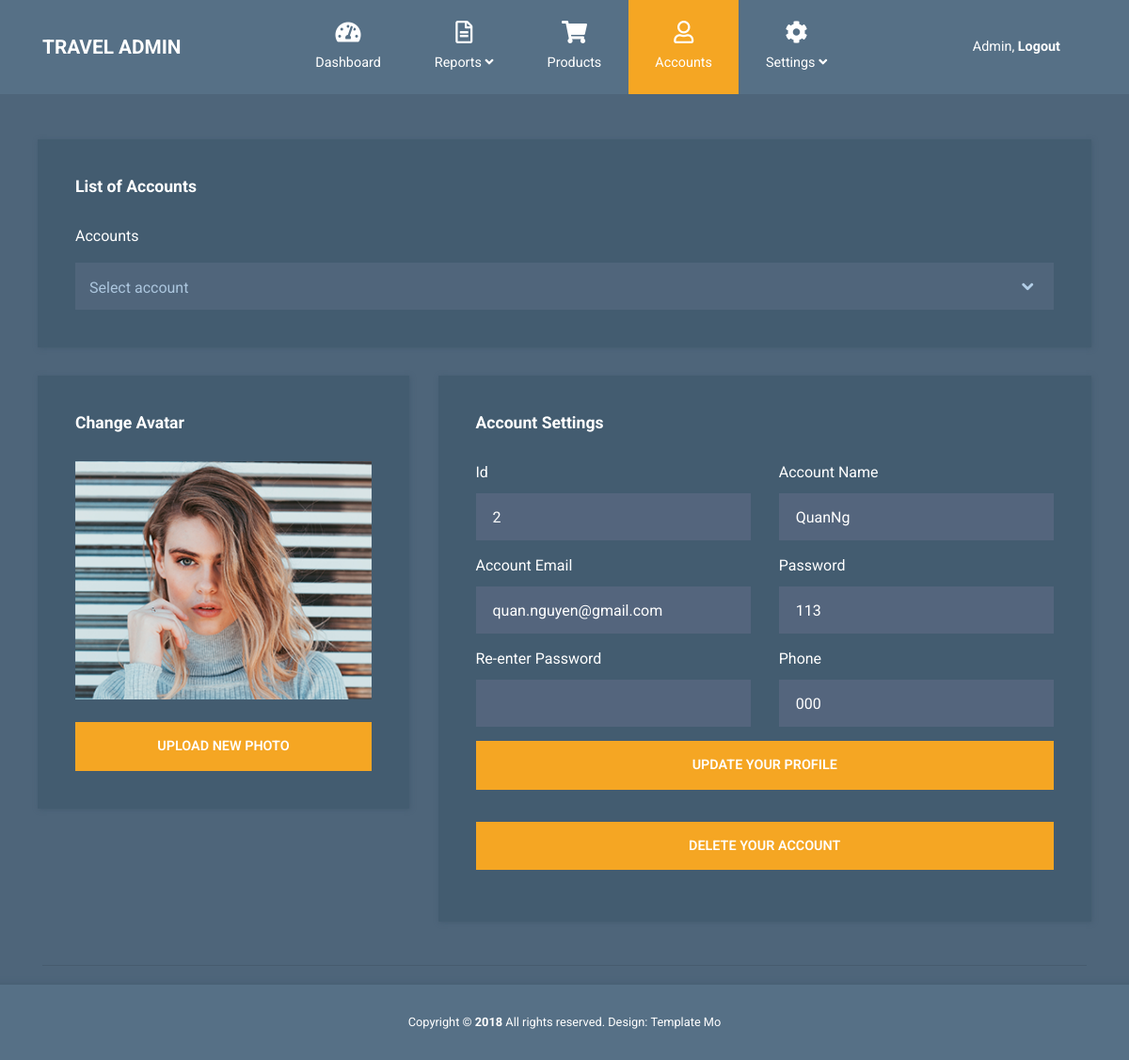
Screenshot of /adminpage/edit-account.php?id=2 with the database file from the repository.
### tables this page shows
create table IF NOT EXISTS `accounts`(
    `id_acc` int not null  primary key AUTO_INCREMENT,
    `username` varchar(255),
    `email` varchar(255),
    `password` varchar(255),
    `lname` varchar(255),
    `fname` varchar(255),
    `phone` varchar(11),
    `address` varchar(255),
    `img` TEXT,
    `rule` varchar(30)   
);

### originalWEB/connectDB.php (called while the page is built, shortened)
<?php
    class Connect{
        private $servername = "localhost";
        private $username= "root";
        private $password = "";
        private $dbname = "webtravel";
        public function __construct()
        {
            $this->con = new mysqli($this->servername, $this->username, $this->password, $this->dbname);
        }
    }
    class Action{
        public $con;
        public function __construct()
        {
            $this->con = new Connect();
        }
        public function displayOne($tablename,$col_id,$id){
            $sql = "SELECT * FROM `$tablename` WHERE $col_id='$id'";
            $ketqua=$this->con->con->query($sql);
            return $ketqua;
        }
    }
    class Accounts{
        public function __construct(){
            $this->action = new Action();
        }
    }
?>

### adminpage/edit-account.php (the view, shortened to what this page needs)
<!DOCTYPE html>
<html lang="en">
<head>
  <link rel="stylesheet" href="css/fontawesome.min.css" />
  <link rel="stylesheet" href="css/bootstrap.min.css" />
  <link rel="stylesheet" href="css/templatemo-style.css">
</head>
<body id="reportsPage">
  <div class="" id="home">
    <nav class="navbar navbar-expand-xl">
      <div class="container h-100">
        <a class="navbar-brand" href="index.php">
          <h1 class="tm-site-title mb-0">Travel Admin</h1>
        </a>
        <div class="collapse navbar-collapse" id="navbarSupportedContent">
          <ul class="navbar-nav mx-auto h-100">
            <li class="nav-item">
              <a class="nav-link" href="index.php">
                <i class="fas fa-tachometer-alt"></i> Dashboard
              </a>
            </li>
            <li class="nav-item dropdown">
              <a class="nav-link dropdown-toggle" href="#" id="navbarDropdown" role="button" data-toggle="dropdown" aria-haspopup="true" aria-expanded="false">
                <i class="far fa-file-alt"></i>
                <span> Reports <i class="fas fa-angle-down"></i> </span>
              </a>
            </li>
            <li class="nav-item">
              <a class="nav-link" href="tours.php">
                <i class="fas fa-shopping-cart"></i> Products
              </a>
            </li>
            <li class="nav-item">
              <a class="nav-link active" href="accounts.html">
                <i class="far fa-user"></i> Accounts
              </a>
            </li>
            <li class="nav-item dropdown">
              <a class="nav-link dropdown-toggle" href="#" id="navbarDropdown" role="button" data-toggle="dropdown" aria-haspopup="true" aria-expanded="false">
                <i class="fas fa-cog"></i>
                <span> Settings <i class="fas fa-angle-down"></i> </span>
              </a>
            </li>
          </ul>
          <ul class="navbar-nav">
            <li class="nav-item">
              <a class="nav-link d-block" href="login.php">
                Admin, <b>Logout</b>
              </a>
            </li>
          </ul>
        </div>
      </div>
    </nav>
    <div class="container mt-5">
      <div class="row tm-content-row">
        <div class="col-12 tm-block-col">
          <div class="tm-bg-primary-dark tm-block tm-block-h-auto">
            <h2 class="tm-block-title">List of Accounts</h2>
            <p class="text-white">Accounts</p>
            <select class="custom-select">
              <option value="0">Select account</option>
            </select>
          </div>
        </div>
      </div>
      <?php
      include 'connectDB.php';
      $objAcc = new Accounts();
      $ketqua = $objAcc->action->displayOne($objAcc->tablename, $objAcc->col_id, $_GET['id']);
      while ($row = $ketqua->fetch_assoc()) {
      ?>
        <div class="row tm-content-row">
          <div class="tm-block-col tm-col-avatar">
            <div class="tm-bg-primary-dark tm-block tm-block-avatar">
              <h2 class="tm-block-title">Change Avatar</h2>
              <div class="tm-avatar-container">
                <img src="img/avatar.png" alt="Avatar" class="tm-avatar img-fluid mb-4" />
              </div>
              <button class="btn btn-primary btn-block text-uppercase">
                Upload New Photo
              </button>
            </div>
          </div>
          <div class="tm-block-col tm-col-account-settings">
            <div class="tm-bg-primary-dark tm-block tm-block-settings">
              <h2 class="tm-block-title">Account Settings</h2>
              <form action="xuly.php" method="post" class="tm-signup-form row">
              <div class="form-group col-lg-6">
                  <label for="id">Id</label>
                  <input id="id" name="id_acc" type="number" class="form-control validate" value="<?php echo $row['id_acc'] ?>" />
                </div>
                <div class="form-group col-lg-6">
                  <label for="name">Account Name</label>
                  <input id="name" name="username" type="text" class="form-control validate" value="<?php echo $row['username'] ?>" />
                </div>
                <div class="form-group col-lg-6">
                  <label for="email">Account Email</label>
                  <input id="email" name="email" type="email" class="form-control validate" value="<?php echo $row['email'] ?>" />
                </div>
                <div class="form-group col-lg-6">
                  <label for="password">Password</label>
                  <input id="password" name="password" type="text" class="form-control validate" value="<?php echo $row['password'] ?>" />
                </div>
                <div class="form-group col-lg-6">
                  <label for="password2">Re-enter Password</label>
                  <input id="password2" name="password2" type="password" class="form-control validate" />
                </div>
                <div class="form-group col-lg-6">
                  <label for="phone">Phone</label>
                  <input id="phone" name="phone" type="tel" class="form-control validate" value="<?php echo $row['phone'] ?>" />
                </div>
                <div class="col-12">
                  <button type="submit" name="submit_account" class="btn btn-primary btn-block text-uppercase">
                  Update Your Profile
                  </button>
                </div>
                <div class="form-group col-12">
                  <label class="tm-hide-sm">&nbsp;</label>
                  <a href="account_process.php?id_acc_delete=<?php echo $row['id_acc'] ?>" class="btn btn-primary btn-block text-uppercase">
                    Delete your account
                  </a>
                </div>
              </form>
            </div>
          </div>
        </div>
      <?php
        echo '<hr>';
      }
      ?>
    </div>
    <footer class="tm-footer row tm-mt-small">
      <div class="col-12 font-weight-light">
        <p class="text-center text-white mb-0 px-4 small">
          Copyright &copy; <b>2018</b> All rights reserved.
          Design: <a rel="nofollow noopener" href="https://templatemo.com" class="tm-footer-link">Template Mo</a>
        </p>
      </div>
    </footer>
  </div>
</body>
</html>

### adminpage/css/templatemo-style.css (style rules this page uses)
html { font-size: 16px; overflow-x: hidden; }
body { font-family: Roboto, Helvetica, Arial, sans-serif; background-color: #4e657a; overflow-x: hidden; }
a { transition: all 0.3s ease; }
.navbar-brand { display: flex; align-items: center; }
.tm-site-title { display: inline-block; text-transform: uppercase; font-size: 1.3rem; font-weight: 700; color: #fff; }
.navbar { height: 100px; background-color: #567086; padding: 0; }
.navbar .container { position: relative; }
.tm-mt-small { margin-top: 20px; }
.tm-block-col { margin-bottom: 30px; }
.tm-block { padding: 40px; -webkit-box-shadow: 1px 1px 5px 0 #455c71; -moz-box-shadow: 1px 1px 5px 0 #455c71; box-shadow: 1px 1px 5px 0 #455c71; min-height: 350px; height: 100%; max-height: 450px; }
.tm-block-avatar, .tm-block-settings { max-height: none; }
.tm-block-avatar { height: auto; }
.tm-block-h-auto { min-height: 1px; max-height: none; height: auto; }
.tm-block-title { font-size: 1.1rem; font-weight: 700; color: #fff; margin-bottom: 30px; }
.nav-link { color: #fff; height: 100%; display: flex; align-items: center; justify-content: center; flex-direction: column; font-size: 90%; }
.nav-link>i { margin-bottom: 10px; margin-right: 0; font-size: 1.5rem; }
.dropdown-item, .nav-link { padding: 15px 20px; }
.navbar-nav .active>.nav-link, .navbar-nav .nav-link.active { background-color: #f5a623; color: #fff; }
.navbar-nav .nav-link.active i { color: #fff; }
.nav-item { text-align: center; }
.nav-item:last-child { margin-right: 0; }
.dropdown-toggle::after { display: none; }
.tm-content-row { justify-content: space-between; margin-left: -20px; margin-right: -20px; }
.tm-avatar { width: 345px; }
.tm-avatar-container { position: relative; cursor: pointer; display: flex; align-items: center; flex-direction: column; }
.tm-col-avatar { max-width: 425px; width: 37%; padding-left: 15px; padding-right: 15px; }
.tm-col-account-settings { max-width: 822px; width: 63%; padding-left: 15px; padding-right: 15px; }
.form-control { background-color: #54657d; color: #fff; border: 0; }
.form-group label { color: #fff; margin-bottom: 10px; }
.tm-hide-sm { display: block; }
.form-control { padding: 19px 18px; border-radius: 0; height: 50px; }
.form-group { margin-bottom: 15px; }
.btn { border-radius: 0; padding: 13px 28px; transition: all 0.2s ease; max-width: 100%; }
.btn-primary { color: #fff; background-color: #f5a623; border: 2px solid #f5a623; font-size: 90%; font-weight: 600; }
.tm-bg-primary-dark { background-color: #435c70; }
.custom-select { width: 100%; border: none; color: #acc6de; height: 50px; -webkit-appearance: none; -moz-appearance: none; -ms-appearance: none; -o-appearance: none; appearance: none; -webkit-border-radius: 0; -moz-border-radius: 0; -ms-border-radius: 0; -o-border-radius: 0; border-radius: 0; padding: 15px; background: url(../img/arrow-down.png) 98% no-repeat #50657b; }
.tm-footer { background-color: #567086; padding-top: 30px; padding-bottom: 30px; -webkit-box-shadow: 0 -3px 5px 0 rgba(69, 92, 113, 0.59); -moz-box-shadow: 0 -3px 5px 0 rgba(69, 92, 113, 0.59); box-shadow: 0 -3px 5px 0 rgba(69, 92, 113, 0.59); }
.custom-select { height: 50px; border-radius: 0; }
.tm-footer-link { color: white; }
@media (min-width: 1200px) { .navbar-expand-xl .navbar-nav .nav-link { padding-left: 28px; padding-right: 28px; } }
@media (min-width: 1200px) { .navbar-collapse { height: 100%; } }
@media (max-width: 1275px) and (min-width: 1200px) { .nav-item { margin-right: 15px; } }
@media (max-width: 1350px) { .nav-item { margin-right: 1px; } }

### rows the page displays
accounts: id_acc "2", username "QuanNg", email "quan.nguyen@gmail.com", password "113", phone "000"
